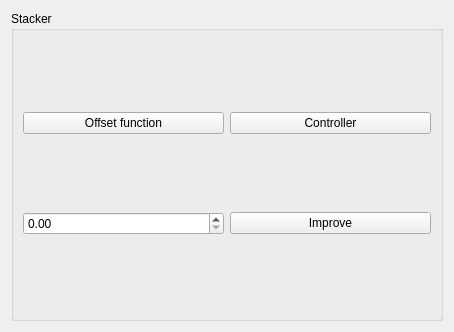
<?xml version="1.0" encoding="UTF-8"?>
<ui version="4.0">
 <class>StackerWidget</class>
 <widget class="QWidget" name="StackerWidget">
  <property name="geometry">
   <rect>
    <x>0</x>
    <y>0</y>
    <width>454</width>
    <height>332</height>
   </rect>
  </property>
  <property name="windowTitle">
   <string>Form</string>
  </property>
  <layout class="QVBoxLayout" name="verticalLayout">
   <item>
    <widget class="QGroupBox" name="groupBox">
     <property name="title">
      <string>Stacker</string>
     </property>
     <layout class="QGridLayout" name="gridLayout">
      <item row="0" column="0">
       <widget class="QPushButton" name="offsetButton">
        <property name="text">
         <string>Offset function</string>
        </property>
       </widget>
      </item>
      <item row="0" column="1">
       <widget class="QPushButton" name="controllerButton">
        <property name="text">
         <string>Controller</string>
        </property>
       </widget>
      </item>
      <item row="1" column="1">
       <widget class="QPushButton" name="improveButton">
        <property name="text">
         <string>Improve</string>
        </property>
       </widget>
      </item>
      <item row="1" column="0">
       <widget class="QDoubleSpinBox" name="targetS">
        <property name="maximum">
         <double>1.000000000000000</double>
        </property>
        <property name="singleStep">
         <double>0.010000000000000</double>
        </property>
       </widget>
      </item>
     </layout>
    </widget>
   </item>
  </layout>
 </widget>
 <resources/>
 <connections/>
</ui>
